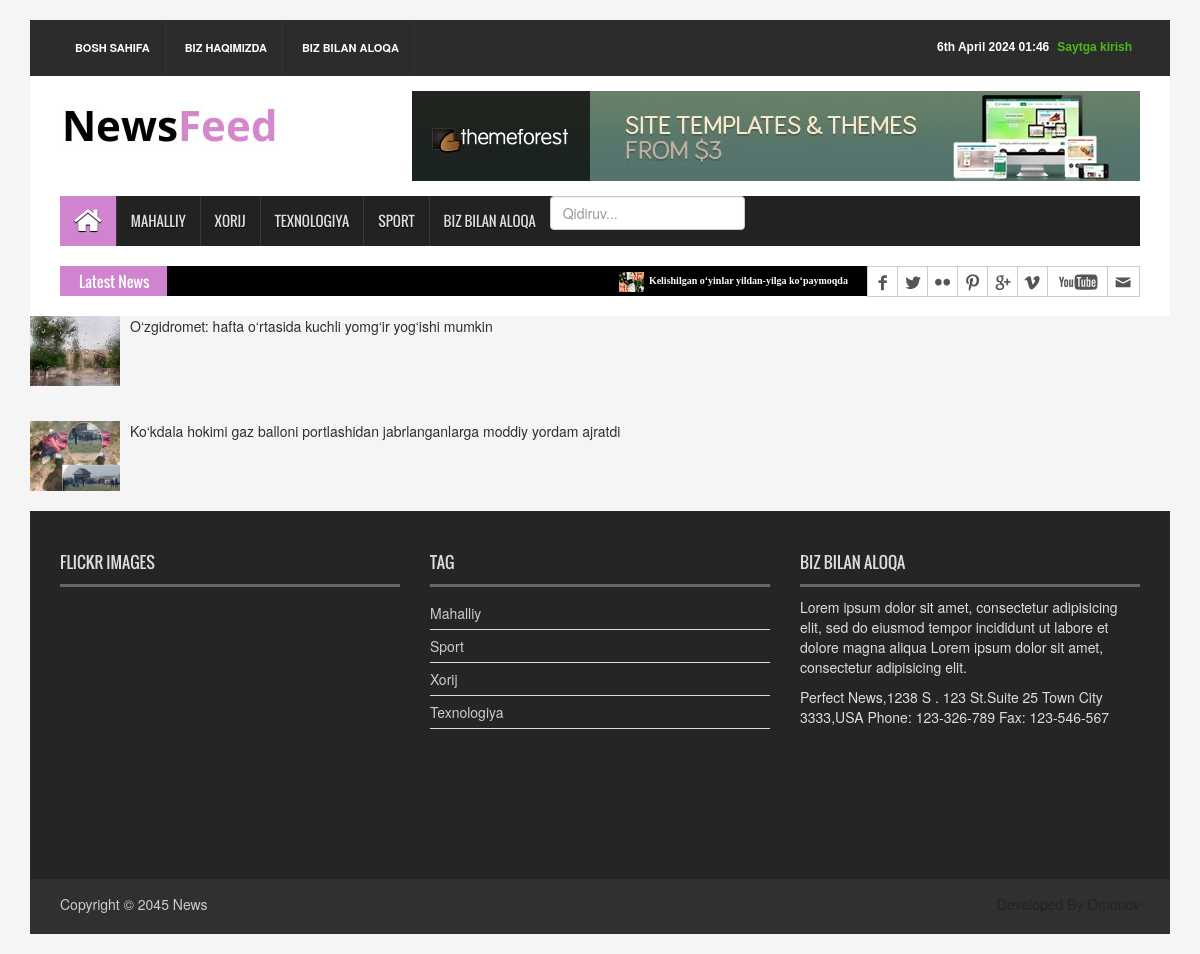
The app's page /local/ with its own data.
### news_app/models.py (models this page shows, shortened)
class News(models.Model):
    class Status(models.TextChoices):
        Draft = 'DR', 'Draft'
        Published = 'PB', 'Published'
    title = models.CharField(max_length = 250)
    slug = models.SlugField(max_length = 250)
    body = models.TextField()
    image = models.ImageField(upload_to='news/images')
    category = models.ForeignKey(Category, on_delete= models.CASCADE)
    published_time = models.DateTimeField(default=timezone.now)
    created_time = models.DateTimeField(auto_now_add = True)
    updated_time = models.DateTimeField(auto_now = True)
    status = models.CharField(max_length = 2, choices = Status.choices, default=Status.Draft)
    objects = models.Manager()
    published = PublishedManager()
    class Meta:
        ordering = ['-published_time']
    def get_absolute_url(self):
        return reverse("news_detail", args={self.slug})

class Category(models.Model):
    name = models.CharField(max_length = 150)

### news_app/views.py (the view)
# urls.py: path('local/', LocalNewsView.as_view(), name='local'),
class LocalNewsView(ListView):
    model = News
    template_name = 'news/local.html'
    context_object_name = 'local_news'
    def get_queryset(self):
        return News.published.all().filter(category__name = "Mahalliy")

### news_app/context_processor.py (called while the page is built)
def latest_news(request):
    latest_news = News.published.all().order_by('-published_time')[:10]
    categories = Category.objects.all()
    context = {
        'categories': categories,
        'latest_news': latest_news,
    }
    return context

### news_app/models.py (called while the page is built)
    def get_queryset(self):
        return super().get_queryset().filter(status = News.Status.Published)

### templates/news/local.html (shortened to what this page needs)
{% extends "news/base.html" %}
{% load static %}
{% block content %}
        {% for news in local_news  %}
            <div class="media"> <a href="{{ news.get_absolute_url }}" class="media-left"> <img alt="" src="{{ news.image.url }}"> </a>
            <div class="media-body"> <a href="{{ news.get_absolute_url }}" class="catg_title"> {{ news.title }} </a> </div> <br>
            </div>
        {% endfor %}
{% endblock content %}

### templates/news/base.html (shortened to what this page needs)
{% load static %}
<!DOCTYPE html>
<html>
<head>
<link rel="stylesheet" type="text/css" href="{% static "css/bootstrap.min.css" %}">
<link rel="stylesheet" type="text/css" href="{% static "css/font-awesome.min.css" %}">
<link rel="stylesheet" type="text/css" href="{% static "css/animate.css" %}">
<link rel="stylesheet" type="text/css" href="{% static "css/font.css" %}">
<link rel="stylesheet" type="text/css" href="{% static "css/li-scroller.css" %}">
<link rel="stylesheet" type="text/css" href="{% static "css/slick.css" %}">
<link rel="stylesheet" type="text/css" href="{% static "css/jquery.fancybox.css" %}">
<link rel="stylesheet" type="text/css" href="{% static "css/theme.css" %}">
<link rel="stylesheet" type="text/css" href="{% static "css/style.css" %}">
</head>
<body>
<div class="container">
  <header id="header">
    <div class="row">
      <div class="col-lg-12 col-md-12 col-sm-12">
        <div class="header_top">
          <div class="header_top_left">
            <ul class="top_nav">
              <li><a href="{% url "home_page" %}">Bosh sahifa</a></li>
              <li><a href="#">Biz haqimizda</a></li>
              <li><a href="{% url "contact" %}">Biz bilan aloqa</a></li>
            </ul>
          </div>
          <div class="header_top_right">
            {% if request.user.is_authenticated %}
              <p><a href='{% url "logout" %}' style='color: grey'>Logout</a></p>
              <p><a href='{% url "user_profile" %}' style='color: #e47200'>My profile </a></p>
            {% else %}
              <p><a href='{% url "login" %}' style='color: #4cbb17'>Saytga kirish</a></p>
            {% endif %}
            <p>{% now "jS F Y H:i" %}</p>
          </div>
        </div>
      </div>
      <div class="col-lg-12 col-md-12 col-sm-12">
        <div class="header_bottom">
          <div class="logo_area"><a href="{% url "home_page" %}" class="logo"><img src="{% static "images/logo.jpg" %}" alt=""></a></div>
          <div class="add_banner"><a href="#"><img src="{% static "images/addbanner_728x90_V1.jpg" %}" alt=""></a></div>
        </div>
      </div>
    </div>
  </header>
  <section id="navArea">
    <nav class="navbar navbar-inverse" role="navigation">
      <div id="navbar" class="navbar-collapse collapse">
        <ul class="nav navbar-nav main_nav">
          <li class="active"><a href="{% url "home_page" %}"><span class="fa fa-home desktop-home"></span><span class="mobile-show">Home</span></a></li>
          <li><a href="{% url "local" %}">Mahalliy</a></li>
          <li><a href="{% url "foreign" %}">Xorij</a></li>
          <li><a href="{% url "technology" %}">Texnologiya</a></li>
          <li><a href="{% url "sport" %}">Sport</a></li>
          <li><a href="{% url "contact" %}">Biz bilan aloqa</a></li>
          <li>
            <form method='get' action='{% url "search_result" %}'>
              <input type='search' name='q' placeholder='Qidiruv...' class='form-control'>
            </form>
          </li>
        </ul>
      </div>
    </nav>
  </section>
  <section id="newsSection">
    <div class="row">
      <div class="col-lg-12 col-md-12">
        <div class="latest_newsarea"> <span>Latest News</span>
          <ul id="ticker01" class="news_sticker">
          {% for news in latest_news %}
            <li><a href="{{ news.get_absolute_url }}"><img src="{{ news.image.url }}" alt="">{{ news.title }}</a></li>
          {% endfor %}
          </ul>
          <div class="social_area">
            <ul class="social_nav">
              <li class="facebook"><a href="#"></a></li>
              <li class="twitter"><a href="#"></a></li>
              <li class="flickr"><a href="#"></a></li>
              <li class="pinterest"><a href="#"></a></li>
              <li class="googleplus"><a href="#"></a></li>
              <li class="vimeo"><a href="#"></a></li>
              <li class="youtube"><a href="#"></a></li>
              <li class="mail"><a href="#"></a></li>
            </ul>
          </div>
        </div>
      </div>
    </div>
</section>
{% block content %}
{% endblock content %}
<footer id="footer">
    <div class="footer_top">
      <div class="row">
        <div class="col-lg-4 col-md-4 col-sm-4">
          <div class="footer_widget wow fadeInLeftBig">
            <h2>Flickr Images</h2>
          </div>
        </div>
        <div class="col-lg-4 col-md-4 col-sm-4">
          <div class="footer_widget wow fadeInDown">
            <h2>Tag</h2>
            <ul class="tag_nav">
            {% for category in categories %}
              <li><a href="#">{{ category.name }}</a></li>
            {% endfor %}
            </ul>
          </div>
        </div>
        <div class="col-lg-4 col-md-4 col-sm-4">
          <div class="footer_widget wow fadeInRightBig">
            <h2>Biz bilan aloqa</h2>
            <p>Lorem ipsum dolor sit amet, consectetur adipisicing elit, sed do eiusmod tempor incididunt ut labore et dolore magna aliqua Lorem ipsum dolor sit amet, consectetur adipisicing elit.</p>
            <address>
            Perfect News,1238 S . 123 St.Suite 25 Town City 3333,USA Phone: 123-326-789 Fax: 123-546-567
            </address>
          </div>
        </div>
      </div>
    </div>
    <div class="footer_bottom">
      <p class="copyright">Copyright &copy; 2045 <a href="index.html">News</a></p>
      <p class="developer">Developed By Omonov</p>
    </div>
</footer>
</div>
</body>

### static/css/li-scroller.css (style rules this page uses)
ul.newsticker { position:relative; left:750px; font:bold 10px Verdana; list-style-type:none; margin:0; padding:0 }
ul.newsticker li { float:left; margin:0; padding:0 }
ul.newsticker a { white-space:nowrap; padding:0; color:#fff; margin:0 50px 0 0 }
ul.newsticker a > img { height:20px; margin-right:5px; width:25px }

### static/css/theme.css (style rules this page uses)
.navbar-inverse .navbar-nav > .active > a, .navbar-inverse .navbar-nav > .active > a:hover, .navbar-inverse .navbar-nav > .active > a:focus { background-color:#d083cf }
.latest_newsarea span { background:none repeat scroll 0 0 #d083cf }

### records on screen
News: image (picture), title "Kelishilgan o‘yinlar yildan-yilga ko‘paymoqda"
News: image (picture), title "O‘zgidromet: hafta o‘rtasida kuchli yomg‘ir yog‘ishi mumkin"
News: image (picture), title "Ko‘kdala hokimi gaz balloni portlashidan jabrlanganlarga moddiy yordam ajratdi"
Category: name "Mahalliy"
Category: name "Sport"
Category: name "Xorij"
Category: name "Texnologiya"
